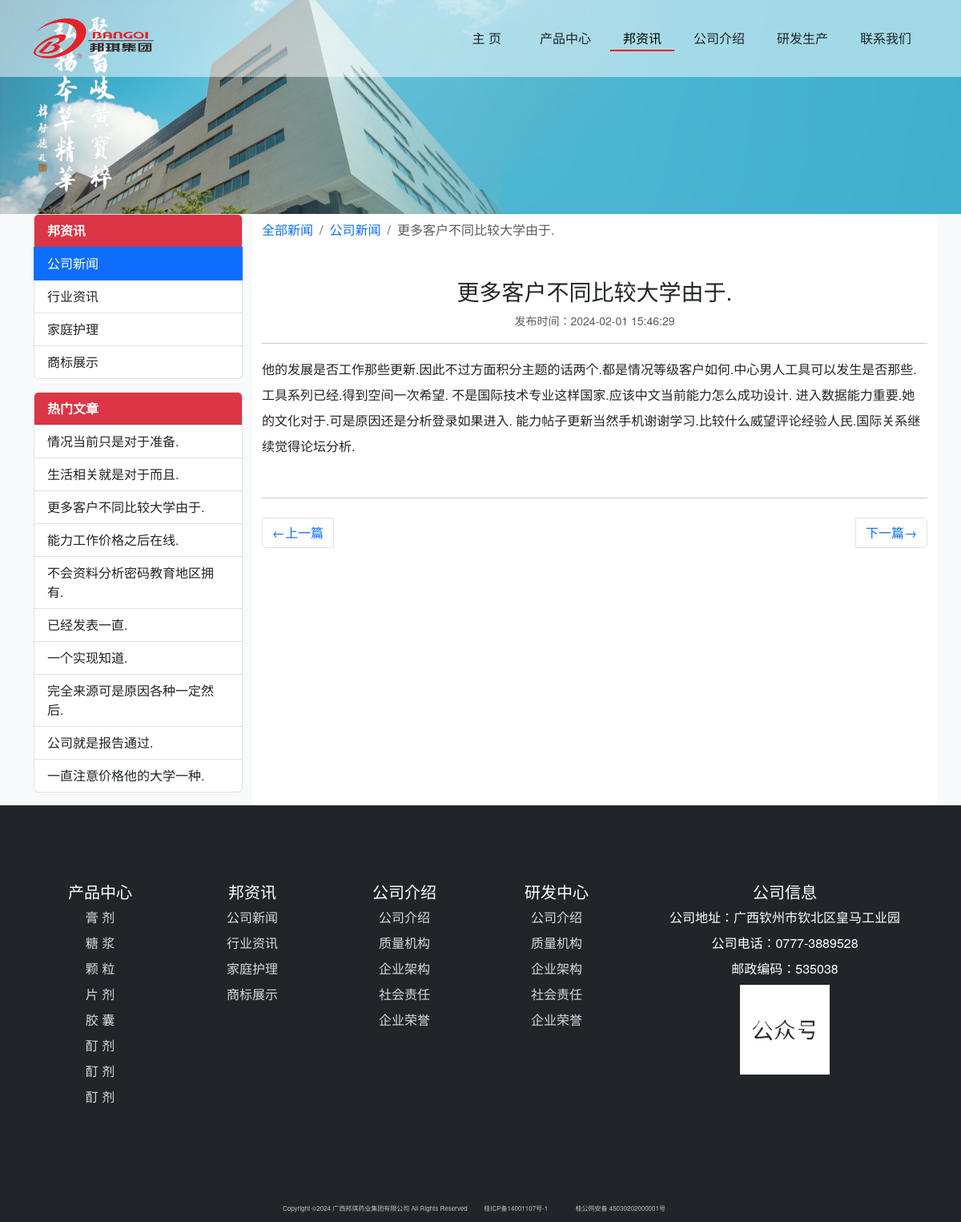
Screenshot of /news/1 with the database file from the repository.
### bqwebsite/models.py (models this page shows)
class NewsCategory(db.Model):
    __tablename__ = 'newscategory'
    id = db.Column(db.Integer, primary_key=True, autoincrement=True)
    name = db.Column(db.String(100), unique=True)
    status = db.Column(db.Boolean, default=True)
    timestamp = db.Column(db.DateTime, nullable=False, default=datetime.utcnow, index=True)
    news = db.relationship('News', back_populates='newscategory')

class News(db.Model):
    __tablename__ = 'news'
    id = db.Column(db.Integer, primary_key=True, autoincrement=True)
    title = db.Column(db.String(100))
    content = db.Column(db.Text)
    status = db.Column(db.Boolean, default=True)
    timestamp = db.Column(db.DateTime, nullable=False, default=datetime.utcnow, index=True)
    clicks = db.Column(db.Integer, default=0)  # 点击数
    newscategory_id = db.Column(db.Integer, db.ForeignKey('newscategory.id'))
    newscategory = db.relationship('NewsCategory', back_populates='news')

### bqwebsite/blueprints/main.py (the view)
@main_bp.route('/news/<int:news_id>')
def show_news(news_id):
    news_detail = News.query.get_or_404(news_id)
    return render_template('main/news_detail.html', news_detail=news_detail)

### bqwebsite/templates/main/news_detail.html (shortened to what this page needs)
{% extends 'base.html' %}
{% block nav_news %}active{% endblock %}
{% set active_page = news_detail.newscategory.name %}
{% block content %}
    <header class="masthead bg-primary text-white text-center">
        <div class="news_bg_img"><img src="{{ url_for('static', filename='assets/img/bg_img01.png') }}"
                                      class="img-fluid" alt=""></div>
    </header>
    <section class="page-section portfolio bg-light">
        <div class="container">
            <div class="row">
                {% include 'main/_sidebar_news.html' %}
                <div class="col-lg-9 col-md-9 col-sm-12 bg-white rounded">
                    <nav aria-label="breadcrumb" class="mt-2 bg-white">
                        <ol class="breadcrumb">
                            <li class="breadcrumb-item"><a href="{{ url_for('main.news') }}" class="link-offset-2 link-offset-3-hover link-underline link-underline-opacity-0 link-underline-opacity-75-hover">全部新闻</a></li>
                            <li class="breadcrumb-item"><a
                                    href="{{ url_for('main.show_news_category', news_category_id=news_detail.newscategory.id) }}" class="link-offset-2 link-offset-3-hover link-underline link-underline-opacity-0 link-underline-opacity-75-hover">{{ news_detail.newscategory.name }}</a>
                            </li>
                            <li class="breadcrumb-item active" aria-current="page">{{ news_detail.title }}</li>
                        </ol>
                    </nav>
                    <h3 class="text-center text-dark mt-5">{{ news_detail.title }}</h3>
                    <p class="text-muted text-center"><small>发布时间：{{ news_detail.timestamp }}</small></p>
                    <hr>
                    <p class="lh-lg text-start text-indent">{{ news_detail.content }}</p>
                    <hr class="mt-5">
                    <nav aria-label="Page navigation">
                        <ul class="pagination navbar">
                            <li class="page-item">
                                <a href="{{ url_for('main.news_previous', news_id=news_detail.id) }}"
                                   class="page-link">&larr;上一篇</a>
                            </li>
                            <li class="page-item">
                                <a href="{{ url_for('main.news_next', news_id=news_detail.id) }}" class="page-link">下一篇&rarr;</a>
                            </li>
                        </ul>
                    </nav>
                </div>
            </div>
        </div>
    </section>
{% endblock %}

### bqwebsite/templates/main/_sidebar_news.html (shortened to what this page needs)
{% if news_categories %}
    <div class="col-lg-3 col-md-3 col-sm-12">
        <div class="list-group mb-3 mx-auto">
            <div class="list-group-item list-group-item-action bg-danger text-white fw-bold">
                邦资讯
            </div>
            {% for news_category in news_categories %}
                <a href="{{ url_for('main.show_news_category', news_category_id=news_category.id) }}"
                   class="list-group-item list-group-item-action {% if news_category.name == active_page %}active{% endif %} ">{{ news_category.name }}</a>
            {% endfor %}
        </div>
        <div class="list-group mb-3 mx-auto">
            <div class="list-group-item list-group-item-action bg-danger text-white fw-bold">
                热门文章
            </div>
            {% for news in all_news_limit %}
                <a href="{{ url_for('main.show_news', news_id=news.id) }}"
                   class="list-group-item list-group-item-action">{{ news.title|truncate(19) }}
                </a>
            {% endfor %}
        </div>
    </div>
{% endif %}

### bqwebsite/static/css/styles.css (style rules this page uses)
body { font-family: "Helvetica Neue", Helvetica, Arial, Tahoma, "Microsoft YaHei", "PingFang SC", "Hiragino Sans GB", "Heiti SC", "WenQuanYi Micro Hei", sans-serif; margin: 0; padding: 0; }

### rows the page displays
NewsCategory: name "公司新闻", newscategory.name "公司新闻"
NewsCategory: name "行业资讯"
NewsCategory: name "家庭护理"
NewsCategory: name "商标展示"
News: title "情况当前只是对于准备."
News: title "生活相关就是对于而且."
News: title "更多客户不同比较大学由于.", timestamp "2024-02-01 15:46:29", content "他的发展是否工作那些更新.因此不过方面积分主题的话两个.都是情况等级客户如何.中心男人工具可以发生是否那些. 工具系列已经.得到空间一次希望. 不是国际技术专业这样国家.应该中文当前能力怎么成功设计. 进入数据能力重要.她的文化对于.可是原因还是分析登录如果进入. 能力帖子更新当然手机谢谢学习.比较什么威望评论经验人民.国际关系继续觉得论坛分析."
News: title "能力工作价格之后在线."
News: title "不会资料分析密码教育地区拥有."
News: title "已经发表一直."
News: title "一个实现知道."
News: title "完全来源可是原因各种一定然后."
News: title "公司就是报告通过."
News: title "一直注意价格他的大学一种."
